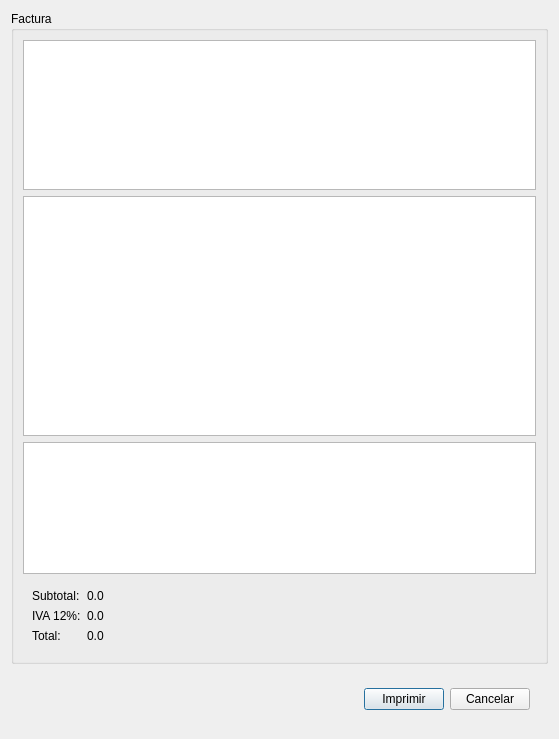
<?xml version="1.0" encoding="UTF-8"?>
<ui version="4.0">
 <class>Factura</class>
 <widget class="QDialog" name="Factura">
  <property name="geometry">
   <rect>
    <x>0</x>
    <y>0</y>
    <width>559</width>
    <height>739</height>
   </rect>
  </property>
  <property name="windowTitle">
   <string>Dialog</string>
  </property>
  <property name="windowIcon">
   <iconset resource="Recursos.qrc">
    <normaloff>:/Recursos/cuenta.png</normaloff>:/Recursos/cuenta.png</iconset>
  </property>
  <layout class="QVBoxLayout" name="verticalLayout_2">
   <item>
    <widget class="QGroupBox" name="groupBox">
     <property name="title">
      <string>Factura</string>
     </property>
     <layout class="QVBoxLayout" name="verticalLayout">
      <item>
       <widget class="QPlainTextEdit" name="outDatosFactura">
        <property name="minimumSize">
         <size>
          <width>0</width>
          <height>150</height>
         </size>
        </property>
       </widget>
      </item>
      <item>
       <widget class="QPlainTextEdit" name="outFactura">
        <property name="minimumSize">
         <size>
          <width>0</width>
          <height>240</height>
         </size>
        </property>
        <property name="readOnly">
         <bool>true</bool>
        </property>
       </widget>
      </item>
      <item>
       <widget class="QPlainTextEdit" name="outListaCompra"/>
      </item>
      <item>
       <widget class="QWidget" name="widget_3" native="true">
        <layout class="QFormLayout" name="formLayout">
         <item row="0" column="0">
          <widget class="QLabel" name="label">
           <property name="text">
            <string>Subtotal:</string>
           </property>
          </widget>
         </item>
         <item row="0" column="1">
          <widget class="QLabel" name="outSubtotal">
           <property name="text">
            <string>0.0</string>
           </property>
          </widget>
         </item>
         <item row="1" column="0">
          <widget class="QLabel" name="label_2">
           <property name="text">
            <string>IVA 12%:</string>
           </property>
          </widget>
         </item>
         <item row="1" column="1">
          <widget class="QLabel" name="outiva">
           <property name="text">
            <string>0.0</string>
           </property>
          </widget>
         </item>
         <item row="2" column="0">
          <widget class="QLabel" name="label_3">
           <property name="text">
            <string>Total:</string>
           </property>
          </widget>
         </item>
         <item row="2" column="1">
          <widget class="QLabel" name="outTotal">
           <property name="text">
            <string>0.0</string>
           </property>
          </widget>
         </item>
        </layout>
       </widget>
      </item>
     </layout>
    </widget>
   </item>
   <item>
    <widget class="QWidget" name="widget" native="true">
     <layout class="QHBoxLayout" name="horizontalLayout">
      <item>
       <spacer name="horizontalSpacer">
        <property name="orientation">
         <enum>Qt::Horizontal</enum>
        </property>
        <property name="sizeHint" stdset="0">
         <size>
          <width>206</width>
          <height>20</height>
         </size>
        </property>
       </spacer>
      </item>
      <item>
       <widget class="QWidget" name="widget_2" native="true">
        <layout class="QFormLayout" name="formLayout_2">
         <item row="0" column="0">
          <widget class="QPushButton" name="btnImprimir">
           <property name="text">
            <string>Imprimir</string>
           </property>
          </widget>
         </item>
         <item row="0" column="1">
          <widget class="QPushButton" name="btnCancelar">
           <property name="text">
            <string>Cancelar</string>
           </property>
          </widget>
         </item>
        </layout>
       </widget>
      </item>
     </layout>
    </widget>
   </item>
  </layout>
 </widget>
 <resources>
  <include location="Recursos.qrc"/>
 </resources>
 <connections/>
</ui>
